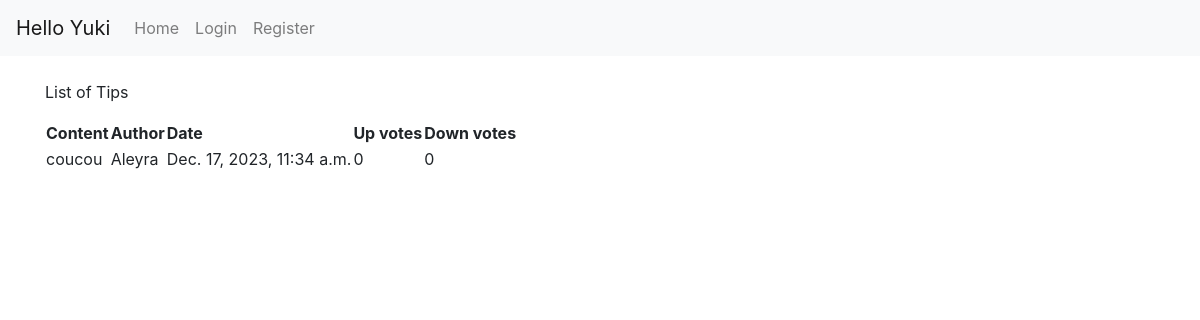
The page / on the database its author committed.
### ex/models.py (models this page shows)
class Tip(models.Model):
    class Meta:
        db_table = 'tip'
    content = models.TextField()
    author = models.CharField(max_length=64)
    date = models.DateTimeField(auto_now_add=True)
    upvote = models.IntegerField(default=0)
    downvote = models.IntegerField(default=0)

### ex/views.py (the view, shortened to what this page needs)
# urls.py: path("", views.tips, name="home"),
def tips(request):
    context.update({'message': "List of Tips", 'alias': request.session['name']})
    try:
        tip_lst = Tip.objects.all().values()
        context.update({'tip_lst': tip_lst})
    except Exception as err:
        message = f"No data available because: {err}"
        context.update({'message': message})
        return render(request, "ex/home.html", context)
    return render(request, "ex/home.html", context)

### ex/random_alias.py (called while the page is built)
def random_alias():
    rdint = random.randint(0, 9)
    return settings.ANONIMOUS_ALIASES[rdint]

### ex/templates/ex/home.html (shortened to what this page needs)
{% extends 'ex/base.html' %}
{% load static %}
{% block content %}
{% include 'ex/tip.html' %}
{% endblock content %}

### ex/templates/ex/tip.html (shortened to what this page needs)
<div>
    <p>{{ message }}</p>
    {% if tip_lst %}
    <table>
        <tr>
            <th>Content</th>
            <th>Author</th>
            <th>Date</th>
            <th>Up votes</th>
            <th>Down votes</th>
        </tr>
        {% for tip in tip_lst %}
        <tr>
                <td>{{tip.content}}</td>
                <td>{{tip.author}}</td>
                <td>{{tip.date}}</td>
                <td>
                    {{tip.upvote}}
                </td>
                <td>
                    {{tip.downvote}}
                </td>
        </tr>
        {% endfor %}
    </table>
    {% endif %}
</div>

### rows shown on the page
Tip: content "coucou", author "Aleyra", date "Dec. 17, 2023, 11:34 a.m.", upvote "0", downvote "0"

### other values the page prints
{{ alias }} "Yuki"
{{ message }} "List of Tips"
